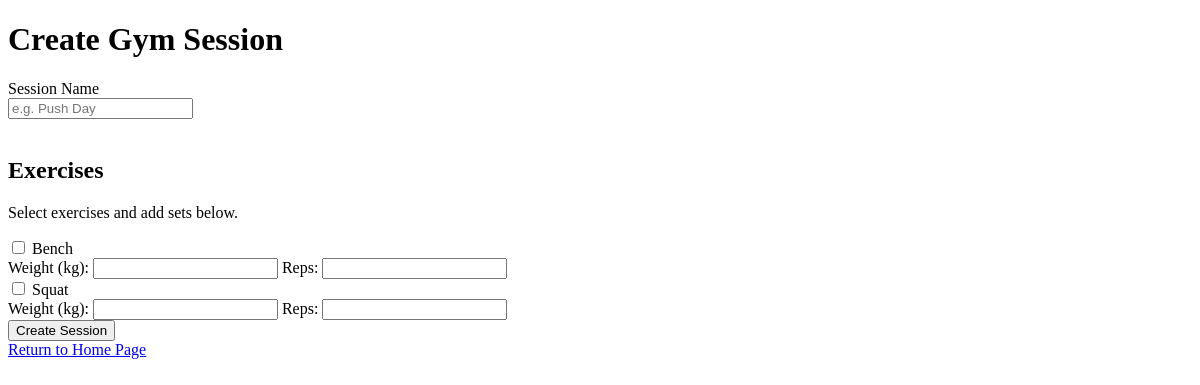
The page /my_app/create_gym_session/ (signed in) on the database as committed earlier.
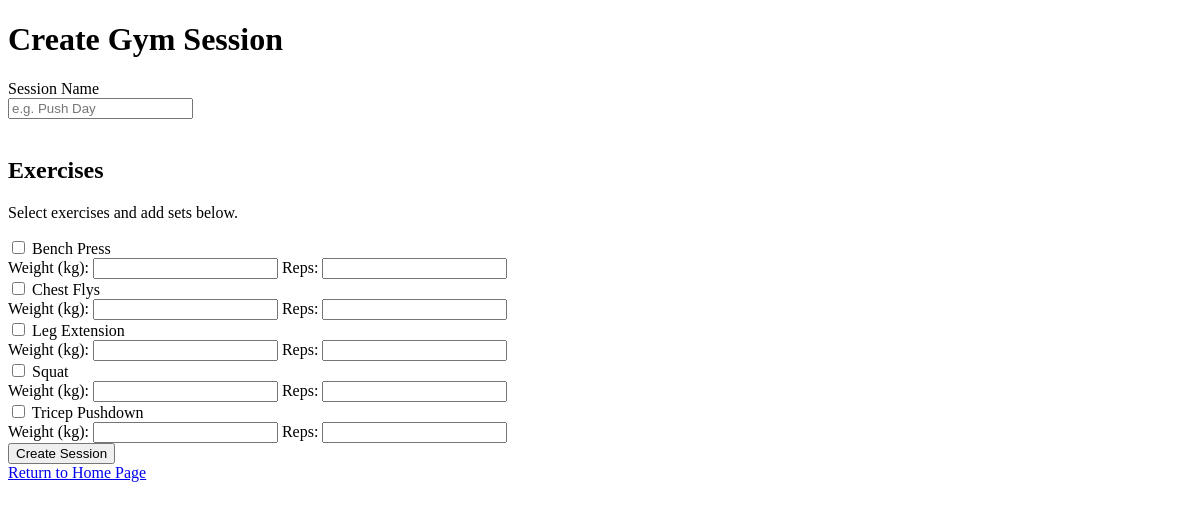
The same page on the database as committed later.
### my_app/models.py (models this page shows, shortened)
class Exercise(models.Model):
    exercise_name = models.CharField(max_length=100)
    exercise_type = models.CharField(max_length=50, blank=True, null=True)
    target_muscle_group = models.CharField(max_length=100, blank=True, null=True)
    description = models.TextField(blank=True, null=True)

### my_app/views.py (the view, shortened to what this page needs)
# urls.py: path("create_gym_session/", views.create_gym_session, name="create_gym_session"),
@login_required(login_url="users:login")
def create_gym_session(request):
    exercises = Exercise.objects.all().order_by("exercise_name")
    return render(request, "my_app/create_gym_session.html", {
        "exercises": exercises
    })

### my_app/templates/my_app/create_gym_session.html (shortened to what this page needs)
<!DOCTYPE html>
<html>
<head>
</head>
<body>
<h1>Create Gym Session</h1>
<form method="POST">
    <label>Session Name</label><br>
    <input type="text" name="session_name" placeholder="e.g. Push Day"><br><br>
    <h2>Exercises</h2>
    <p>Select exercises and add sets below.</p>
    {% for exercise in exercises %}
        <div>
            <input type="checkbox" name="exercise_id" value="{{ exercise.id }}" id="ex{{ forloop.counter }}">
            <label for="ex{{ forloop.counter }}">{{ exercise.exercise_name }}</label>
            <div>
                <label>Weight (kg):</label>
                <input type="number" step="0.01" name="weight_{{ forloop.counter }}">
                <label>Reps:</label>
                <input type="number" name="reps_{{ forloop.counter }}">
            </div>
        </div>
    {% endfor %}
    <button type="submit">Create Session</button>
</form>
<a href="{% url 'my_app:home' %}">Return to Home Page</a>
</body>
</html>

Rows that differ between the two databases and show on the page:
removed Exercise: exercise_name "Bench"
added Exercise: exercise_name "Bench Press"
added Exercise: exercise_name "Chest Flys"
added Exercise: exercise_name "Leg Extension"
added Exercise: exercise_name "Tricep Pushdown"
